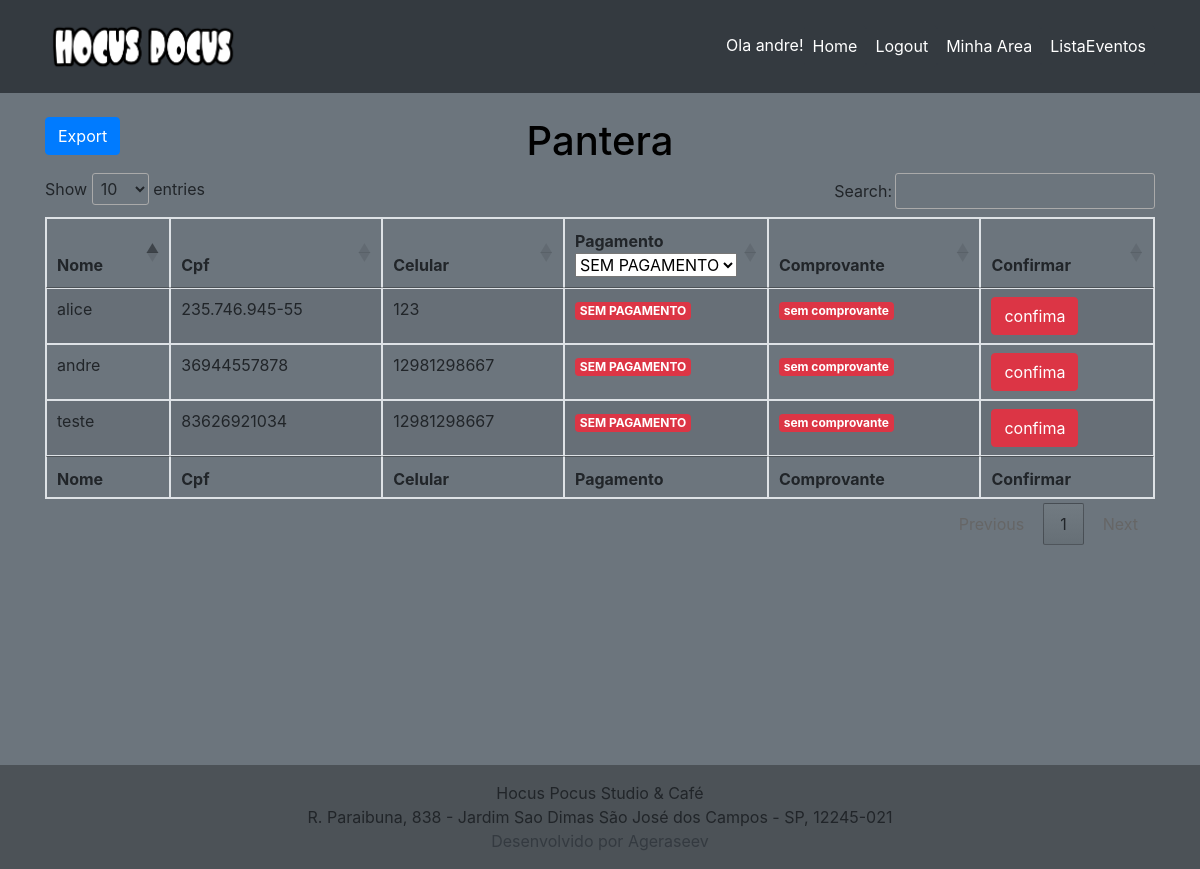
Screenshot of /lista (signed in) with the database file from the repository.
### show/models.py (models this page shows, shortened)
class Show(models.Model):
    titulo_show = models.CharField(max_length=100, )
    descricao_show = models.CharField(max_length=300)
    horario_do_show = models.CharField(max_length=100, null=True)
    data_do_show = models.DateField(null=True)
    banner = models.ImageField(upload_to='static/banners', blank=True)
    quadrado = models.ImageField(upload_to='static/banners', blank=True)
    publicada = models.BooleanField(default=False)
    pix = models.BooleanField(default=False)
    carrocel = models.BooleanField(default=False)

class NomeLista(models.Model):
    sem_registro = models.ForeignKey(UsuarioSemRegistro, on_delete=models.CASCADE, blank=True, null= True)
    roqueiro = models.ForeignKey(Usuario, on_delete=models.CASCADE, blank=True, null= True)
    pagamento = models.BooleanField(default=False)
    comprovante = models.ImageField(upload_to='static/comprovantes', blank=True)
    lista_reserva = models.ForeignKey(Show, on_delete=models.CASCADE, blank=True, null= True,)
    class Meta:
        unique_together = ('roqueiro', 'lista_reserva')

### usuario/models.py (models this page shows, shortened)
class Usuario(models.Model):
    usuario = models.OneToOneField(User, null=True, on_delete=models.CASCADE)
    cpf = models.CharField(max_length=11)
    celular = models.CharField(max_length=12)

### show/views.py (the view)
# urls.py: path('lista', lista, name='lista'),
def lista(request, id=1):
    if request.user.is_staff:
        if request.method == 'POST':
            id = request.POST['id']
            show = request.POST['show']
            cofirmapagamento = NomeLista.objects.filter(id=id)
            cofirmapagamento.update(
                pagamento=True)
            print(show)
            return redirect('lista/'+show)
        else:
            pessoa = NomeLista.objects.filter(lista_reserva_id=id)
            show = Show.objects.filter(id=id)
            dados = {'pessoas': pessoa,
                     'show': show
            }
            return render(request, 'lista.html', dados)
    else:
        return redirect('home')

### templates/lista.html (shortened to what this page needs)
{% extends 'base.html' %}
{% load static %}
{% block content %}
<body>
<link rel="stylesheet" href="https://cdn.datatables.net/1.10.2/css/jquery.dataTables.min.css">
{% for nome_na_lista in show %}
<div class="container mt-4">
<div class="row header" style="text-align:center;color:black">
<div class="col-md-4 text-left"> <button id="export" class="btn btn-primary">Export</button> </div>
<h1 class="col-md-4 text-center">{{ nome_na_lista.titulo_show }}</h1>
</div>
<table id="example" class="table table-striped table-bordered" style="width:100%">
        <thead>
            <tr>
                <th>Nome</th>
                <th>Cpf</th>
                <th>Celular</th>
                <th>Pagamento</th>
                <th>Comprovante</th>
                <th>Confirmar</th>
            </tr>
        </thead>
        <tbody>
            {% for area in pessoas.all %}
                                    <tr>
                                        <td> {% if area.roqueiro == None %} {{ area.sem_registro.usuario_sem_registro }}  {% else %}  {{ area.roqueiro.usuario }} {% endif %}</td>
                                        <td>{{ area.roqueiro.cpf }}  {{ area.sem_registro.cpf_sem_registro }}</td>
                                        <td>{{ area.roqueiro.celular }} {{ area.sem_registro.celular_sem_registro }}</td>
                                        {% if area.pagamento %}
                                        <td><label class="badge badge-success">PAGO</label></td>
                                        {% else %}
                                        <td><label class="badge badge-danger">SEM PAGAMENTO</label></td>
                                        {% endif %}
                                        {% if area.comprovante %}
                                        <td><a href="{% url 'comprovante' %}/{{ area.id }}"> <button class="btn btn-primary"> comprovante </button>  </a></td>
                                        {% else %}
                                        <td> <label class="badge badge-danger"  > sem comprovante </label></td>
                                        {% endif %}
                                        <form action="{% url 'lista' %}" method="POST" >
                                        <td> <button class="btn btn-danger" type="submit"> confima</button></td>
                                            </form>
                                    </tr>
            {% endfor %}
        </tbody>
        <tfoot>
            <tr>
                <th>Nome</th>
                <th>Cpf</th>
                <th>Celular</th>
                <th>Pagamento</th>
                <th>Comprovante</th>
                <th>Confirmar</th>
            </tr>
        </tfoot>
    </table>
    </div>
{% endfor %}
{% endblock %}

### templates/partials/_head.html (shortened to what this page needs)
{% load static %}
  <nav class="navbar navbar-expand-lg navbar-dark bg-dark " >
    <div class="container">
    <a class="navbar-brand " href="{% url 'home' %}" ><img src="{% static 'LogoHocus.png' %}" class="img-fluid " width="200"  ></a>
      <div class="collapse navbar-collapse"  id="navbarSupportedContent">
        <ul class="navbar-nav ml-auto" style="text-align: center">
            {% if user.is_authenticated %}
            <li class="nav-item badge-dark mt-2"> Ola {{ user.username }}! </li>
          <li class="nav-item active ">
            <a class="nav-link btn  btn-dark " href="{% url 'home' %}">Home </a>
          </li>
            <li class="nav-item active">
              <a class="nav-link btn  btn-dark " href="{% url 'logout' %}">Logout</a></li>
              <li class="nav-item active">
                <a class="nav-link btn  btn-dark " href="{% url 'dashboard' %}">Minha Area</a></li>
          {% endif %}
          {% if request.user.is_staff %}
          <li class="nav-item active ">
            <a class="nav-link btn btn-dark" href="{% url 'listaevento' %}">ListaEventos</a></li>
          {% endif %}
        </ul>
      </div>
    </div>
  </nav>

### static/css/footer.css (style rules this page uses)
html, body { height: 100%; margin: 0; }

### rows the page displays
Show: titulo_show "Pantera"
NomeLista: roqueiro.usuario "teste", roqueiro.cpf "83626921034", roqueiro.celular "12981298667", pagamento "SEM PAGAMENTO", comprovante "sem comprovante"
NomeLista: roqueiro.usuario "andre", roqueiro.cpf "36944557878", roqueiro.celular "12981298667", pagamento "SEM PAGAMENTO", comprovante "sem comprovante"
NomeLista: roqueiro.usuario "alice", roqueiro.cpf "235.746.945-55", roqueiro.celular "123", pagamento "SEM PAGAMENTO", comprovante "sem comprovante"

### other values shown
{{ user.username }} "andre"
